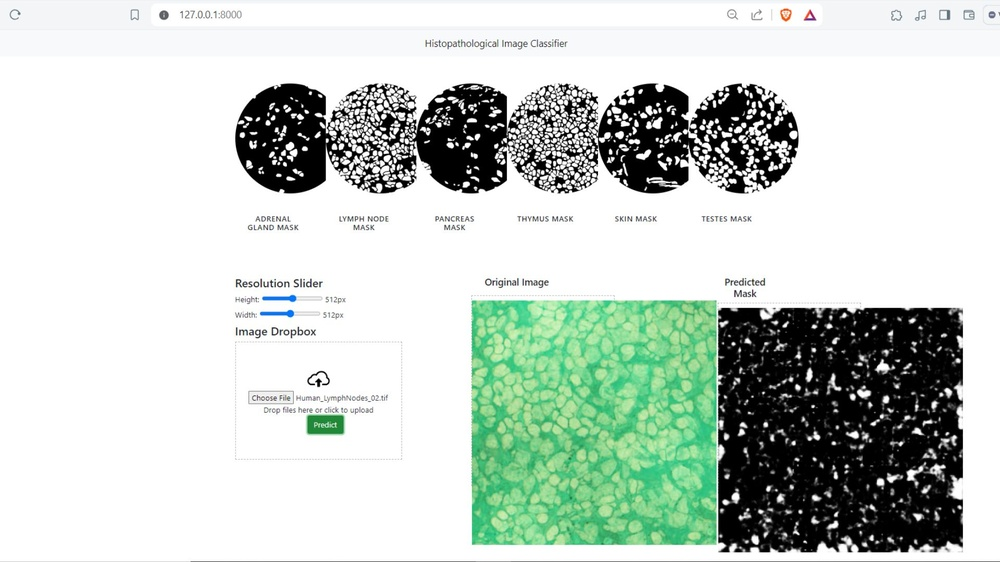
#> input picture UI_Image.jpeg, 1000 x 562 px, shrunk from 1920 x 1080 before the run
$ python -i stainNorm_Reinhard.py   (imports and definitions only)
#> lines starting #> are read from the running program, lines starting #| are printed output that depends on the picture
### py/stain_utils.py
"""
Uses the spams package:

http://spams-devel.gforge.inria.fr/index.html

Use with python via e.g https://anaconda.org/conda-forge/python-spams
"""

from __future__ import division

import numpy as np
import cv2 as cv
import spams
import matplotlib.pyplot as plt


##########################################

# [94 lines left out: functions read_image, show_colors, show, build_stack, patch_grid, not called in this run]


######################################

def standardize_brightness(I):
    """

    :param I:
    :return:
    """
    p = np.percentile(I, 90)
#> p = 255
    return np.clip(I * 255.0 / p, 0, 255).astype(np.uint8)


# [74 lines left out: functions remove_zeros, RGB_to_OD, OD_to_RGB, normalize_rows, notwhite_mask, sign and 1 more, not called in this run]

### py/stainNorm_Reinhard.py
"""
Normalize a patch stain to the target image using the method of:

E. Reinhard, M. Adhikhmin, B. Gooch, and P. Shirley, ‘Color transfer between images’, IEEE Computer Graphics and Applications, vol. 21, no. 5, pp. 34–41, Sep. 2001.
"""

from __future__ import division

import cv2 as cv
import numpy as np
import stain_utils as ut


### Some functions ###


def lab_split(I):
    """
    Convert from RGB uint8 to LAB and split into channels
    :param I: uint8
    :return:
    """
    if len(I.shape) == 2 or I.shape[-1] == 1:
        I = cv.cvtColor(cv.cvtColor(I, cv.COLOR_GRAY2RGB), cv.COLOR_RGB2LAB)
    else:
        I = cv.cvtColor(I, cv.COLOR_RGB2LAB)
#> I: shape (562, 1000, 3); mean of channels 0, 1, 2 207.4, 123.6, 130.7

    I = I.astype(np.float32)
#> I: shape (562, 1000, 3) float32; mean of channels 0, 1, 2 208, 123.6, 130.7
    I1, I2, I3 = cv.split(I)
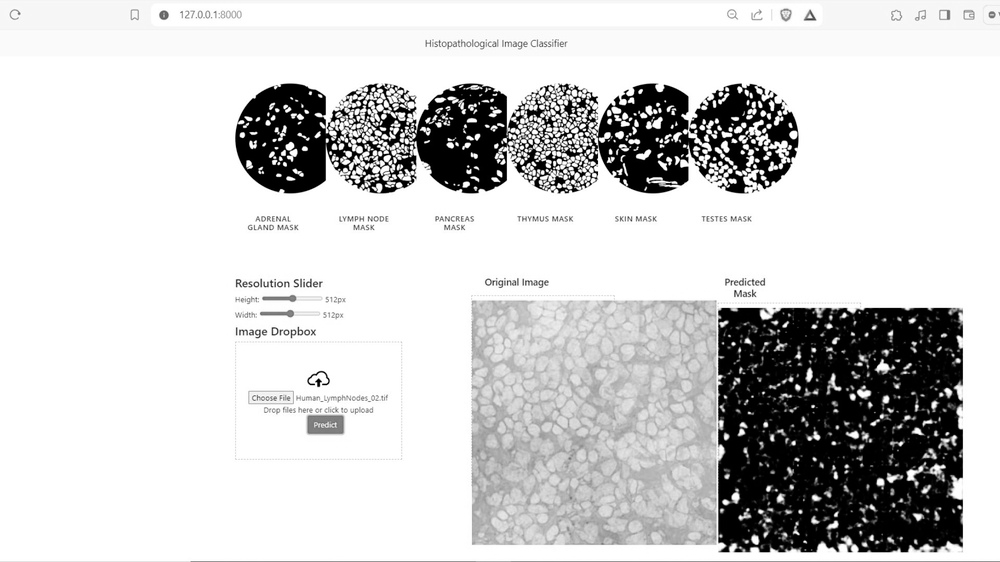
#> I1: shape (562, 1000) float32; min 0, max 255, mean 207.4
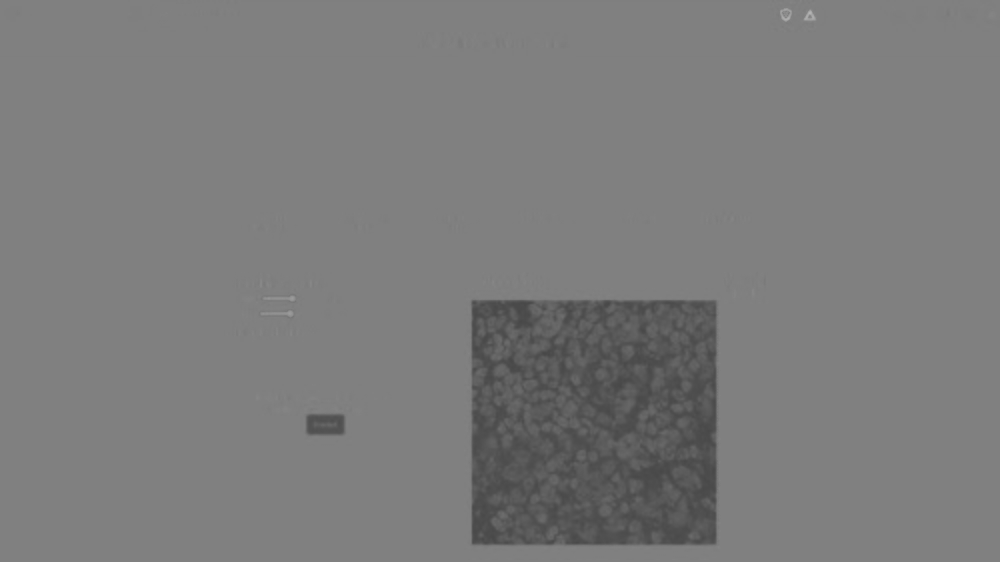
#> I2: shape (562, 1000) float32; min 72, max 179, mean 123.6
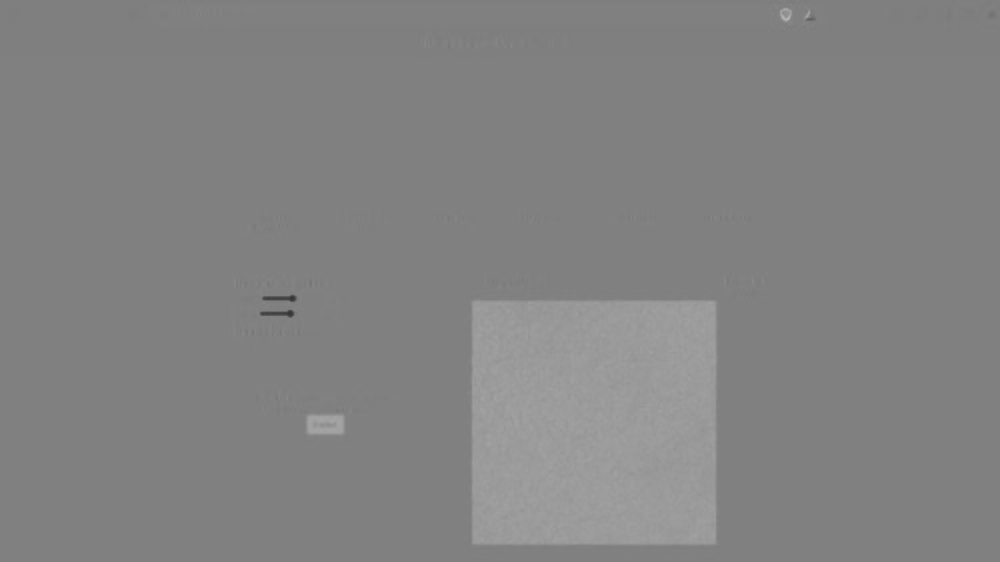
#> I3: shape (562, 1000) float32; min 52, max 183, mean 130.7
    I1 /= 2.55
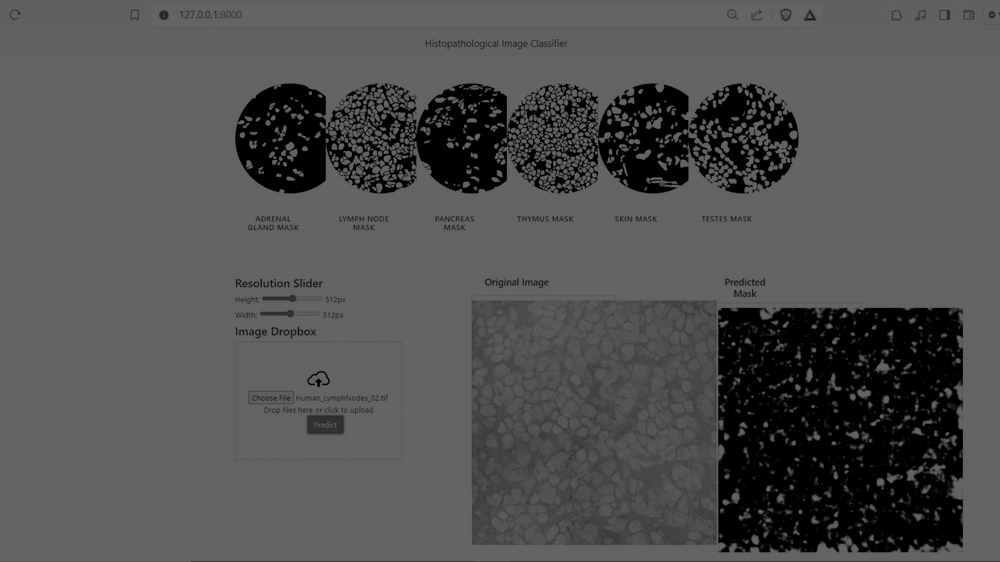
#> I1: shape (562, 1000) float32; min 0, max 100, mean 81.4
    I2 -= 128.0
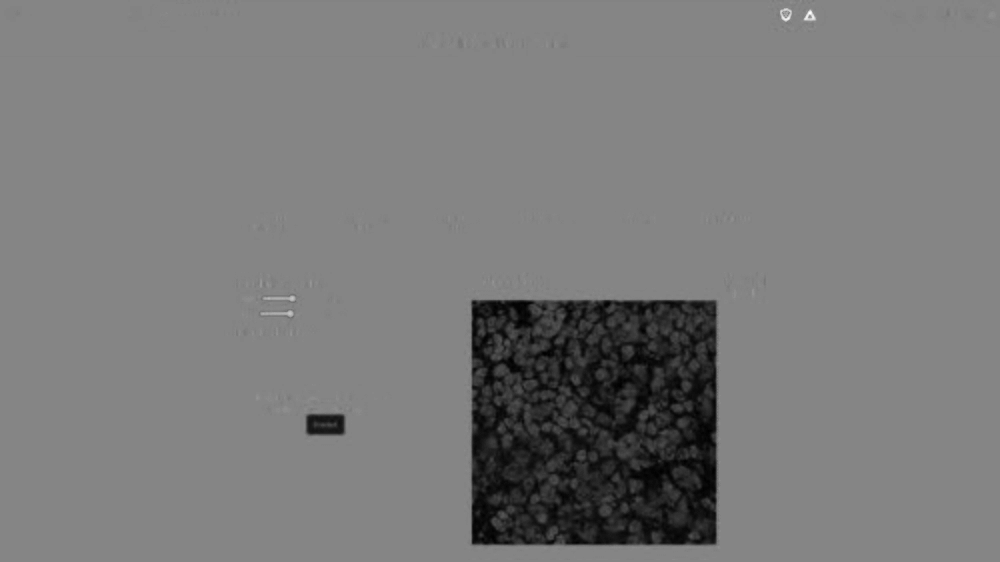
#> I2: shape (562, 1000) float32; min -56, max 51, mean -4.4; drawn with min black and max white
    I3 -= 128.0
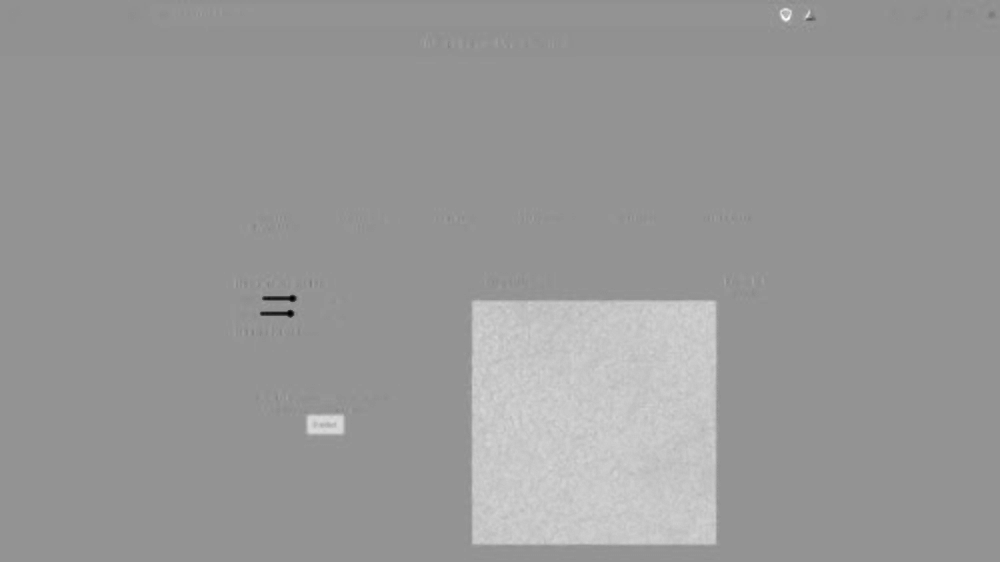
#> I3: shape (562, 1000) float32; min -76, max 55, mean 2.7; drawn with min black and max white
    return I1, I2, I3


def merge_back(I1, I2, I3):
    """
    Take seperate LAB channels and merge back to give RGB uint8
    :param I1:
    :param I2:
    :param I3:
    :return:
    """
    I1 *= 2.55
    I2 += 128.0
    I3 += 128.0
    I = np.clip(cv.merge((I1, I2, I3)), 0, 255).astype(np.uint8)
    return cv.cvtColor(I, cv.COLOR_LAB2RGB)


def get_mean_std(I):
    """
    Get mean and standard deviation of each channel
    :param I: uint8
    :return:
    """
    I1, I2, I3 = lab_split(I)
    m1, sd1 = cv.meanStdDev(I1)
#> m1 = [81.35]; sd1 = [34.12]
    m2, sd2 = cv.meanStdDev(I2)
#> m2 = [-4.44]; sd2 = [12.92]
    m3, sd3 = cv.meanStdDev(I3)
#> m3 = [2.75]; sd3 = [8.35]
    means = m1, m2, m3
#> means = ([81.35], [-4.44], [2.75])
    stds = sd1, sd2, sd3
#> stds = ([34.12], [12.92], [8.35])
    return means, stds


### Main class ###

class Normalizer(object):
    """
    A stain normalization object
    """

    def __init__(self):
        self.target_means = None
        self.target_stds = None

    def fit(self, target):
        target = ut.standardize_brightness(target)
        means, stds = get_mean_std(target)
        self.target_means = means
        self.target_stds = stds

    def transform(self, I):
        I = ut.standardize_brightness(I)
        I1, I2, I3 = lab_split(I)
        means, stds = get_mean_std(I)
#> means = ([81.35], [-4.44], [2.75]); stds = ([34.12], [12.92], [8.35])
#> (the run stopped early here; a loop or call above may not have finished)
